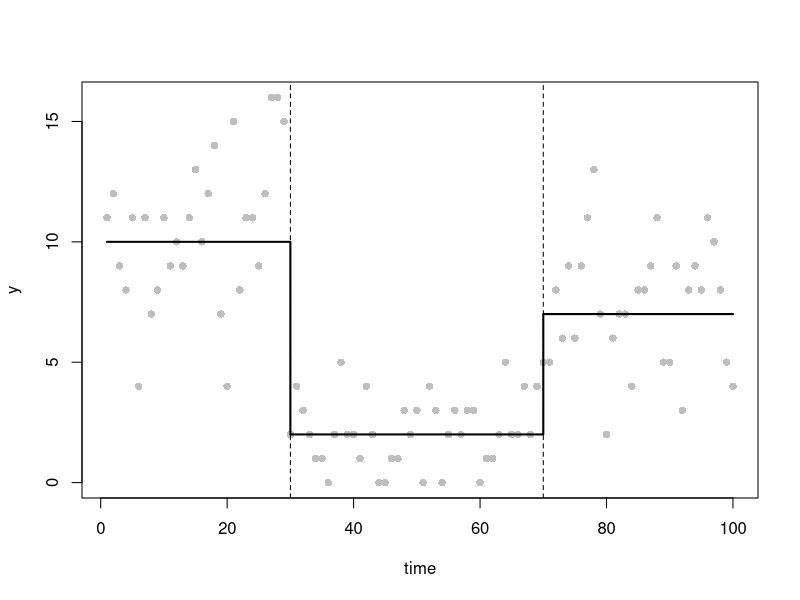
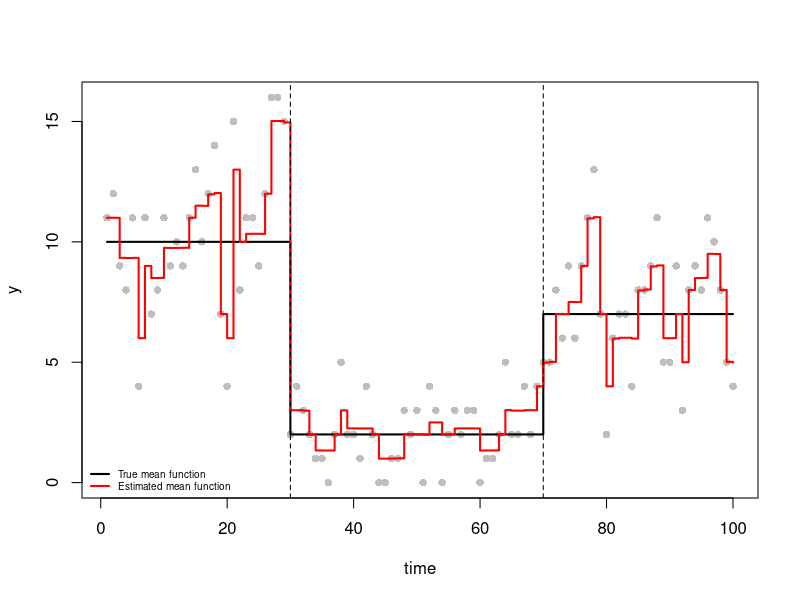
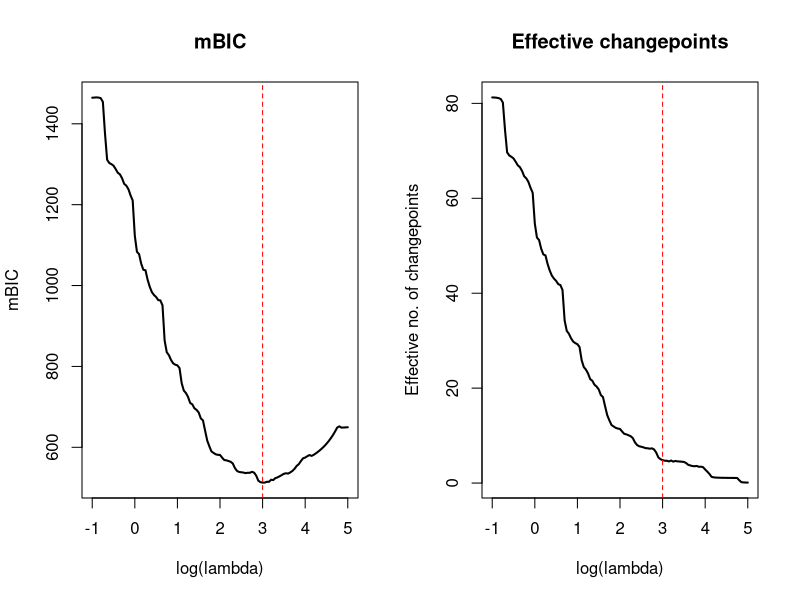
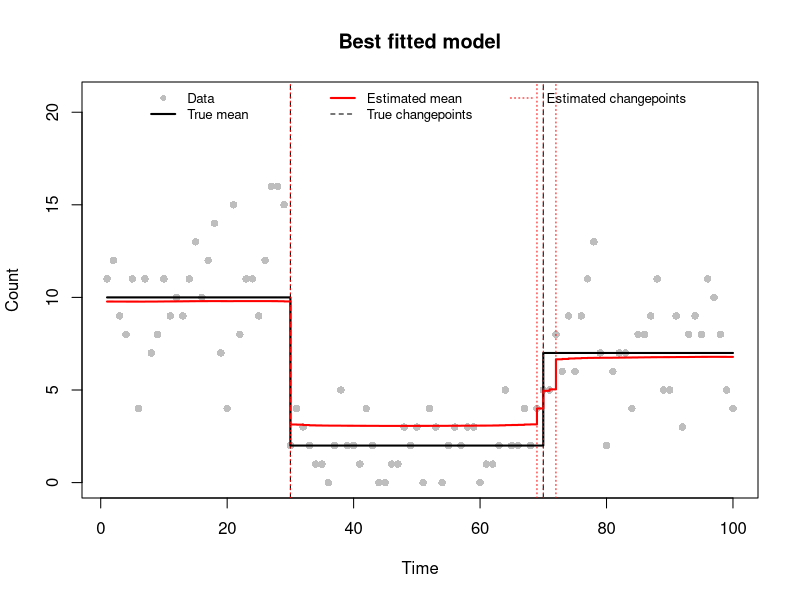
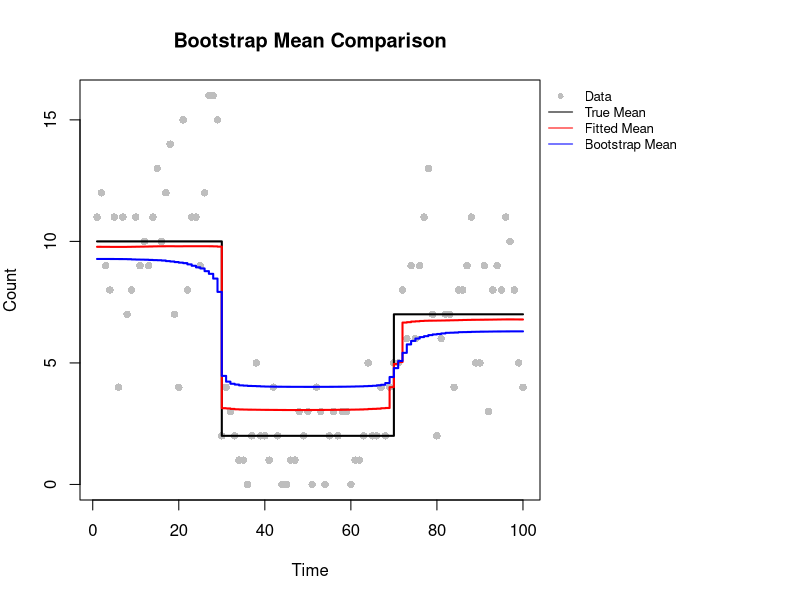
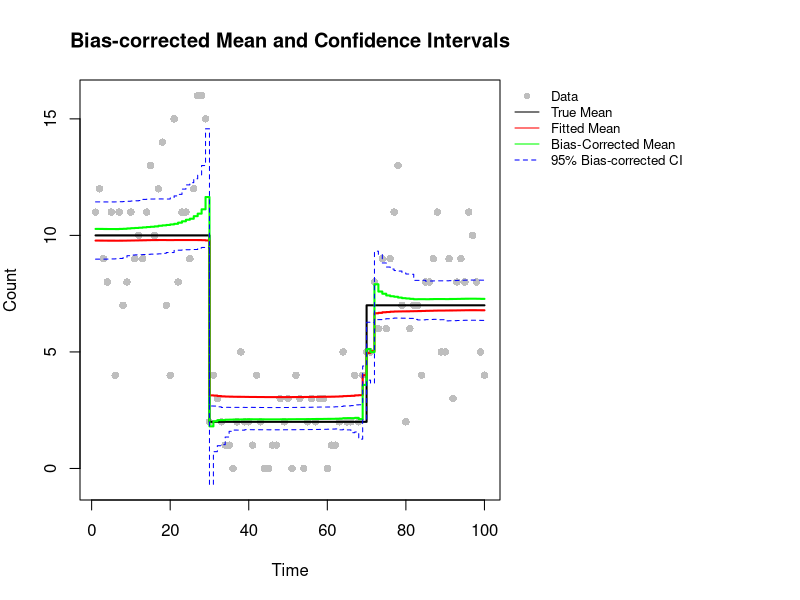

Generate these figures, in order, with R:
# ====================================================================
# Group 7 - Practical 3
# Team Members:
# Jiayi Qu (s2936988)
# Ting Wu (s2988142)
# Zimo Xiao (s2972405)

# GitHub repository:
# https://github.com/extended-statistical-programming/Practical3.git

# Overview:
# This practical estimates changepoints in Poisson count data using
# a smoothed LASSO penalty. We implement the objective, gradient and
# Hessian, and use BFGS optimization to estimate the mean function with
# an initial value of lambda = 1.
# Then we choose the best penalty value by minimizing mBIC and use the
# corresponding fitted model to estimate the mean function and
# effective changepoint positions.
# Parametric bootstrapping is then used to estimate uncertainty associated
# with the mean function from the best fitted model,
# correct bias and construct 95% confidence intervals.

# Contribution Statement:
# All team members contributed roughly equally (~33.3% each).
# 1. Jiayi Qu: Implemented the penalized objective, gradient and
#    Hessian, tested the derivatives and performed the initial fit with
#    lambda = 1. Wrote the overview.
# 2. Ting Wu: Wrote fit_poisson_lasso() to compute the effective
#    number of changepoints and mBIC, ran the lambda grid search
#    and selected the optimal penalty by minimising mBIC.
#    Estimated the number and locations of changepoints and
#    produced the mBIC and best-fit plots.
# 3. Zimo Xiao: Implemented the parametric bootstrap with 200 replications,
#    calculated the bias-corrected mean estimates and 95% basic bootstrap
#    confidence intervals, and produced comparison plots to evaluate the
#    estimation results.

# Collaborative Efforts:
# All parts of the practical were thoroughly discussed as a group.
# Each team member's code was reviewed by the other two after being
# committed to GitHub.

# ============================ FUNCTIONS ==============================
# Functions used throughout the practical: objective, derivatives, 
# derivative tests, and the per-lambda fit used in the grid search.
poisson_lasso_objective <- function(beta,
                                    y,
                                    lambda = 1,
                                    eps = 1e-6) {
  # Evaluate the smoothed LASSO-penalized Poisson objective.
  # Inputs:
  # beta - The parameter vector of length n.
  # y - Observed data vector.
  # lambda - The penalty parameter λ (default: 1).
  # eps - The smoothing parameter ϵ for approximating the absolute function
  # (default: 1e-6).
  # Outputs:
  # The objective value.
  eta <- cumsum(beta)
  # Calculate the negative log-likelihood.
  # lgamma(y + 1) computes more stably than log(factorial(y)).
  nll <- sum(exp(eta) - y * eta + lgamma(y + 1))
  lasso_penalty <- lambda * sum(sqrt(beta[-1]^2 + eps))
  return(nll + lasso_penalty)
}

poisson_lasso_grad <- function(beta,
                               y,
                               lambda = 1,
                               eps = 1e-6) {
  # Evaluate the gradient of the objective with respect to beta.
  # Inputs:
  # beta - The parameter vector of length n.
  # y - Observed data vector.
  # lambda - The penalty parameter λ (default: 1).
  # eps - The smoothing parameter ϵ for approximating the absolute function
  # (default: 1e-6).
  # Outputs:
  # Gradient vector with respect to beta.
  eta <- cumsum(beta)
  mu <- exp(eta)
  grad_nll <- rev(cumsum(rev(mu - y)))
  grad_penalty <- c(0, lambda * beta[-1] / sqrt(beta[-1]^2 + eps))
  return(grad_nll + grad_penalty)
}

first_derivative_test <- function(beta_test, y_test, h = 1e-6) {
  # Test the gradient using finite differences.
  # Inputs:
  # beta_test - The test parameter vector of length n.
  # y_test - The test data vector.
  # h - Finite-difference step size (default: 1e-6).
  # Outputs:
  # The maximum absolute difference between the
  # numerical and analytical gradients.
  grad_fd <- numeric(length(beta_test))
  for (j in seq_along(beta_test)) {
    beta_plus <- beta_test
    beta_minus <- beta_test
    beta_plus[j] <- beta_plus[j] + h
    beta_minus[j] <- beta_minus[j] - h
    C_plus <- poisson_lasso_objective(beta_plus, y_test)
    C_minus <- poisson_lasso_objective(beta_minus, y_test)
    grad_fd[j] <- (C_plus - C_minus) / (2 * h)
  }
  grad_test <- poisson_lasso_grad(beta_test, y_test)
  return(max(abs(grad_fd - grad_test)))
}

poisson_lasso_hess <- function(beta,
                               y,
                               lambda = 1,
                               eps = 1e-6) {
  # Evaluate the Hessian matrix of the objective.
  # Inputs:
  # beta - The parameter vector of length n.
  # y - Observed data vector.
  # lambda - The penalty parameter λ (default: 1).
  # eps - The smoothing parameter ϵ for approximating
  # the absolute function (default: 1e-6).
  # Outputs:
  # Hessian matrix with respect to beta.
  eta <- cumsum(beta)
  mu <- exp(eta)
  # Calculate Hessian of the negative log-likelihood.
  n <- length(beta)
  index <- outer(1:n, 1:n, pmax)
  s <- rev(cumsum(rev(mu)))
  H_nll <- matrix(s[index], n, n)
  # Calculate Hessian of the smoothed LASSO penalty.
  penalty_diag <- c(0, lambda * eps / (beta[-1]^2 + eps)^(3 / 2))
  return(H_nll + diag(penalty_diag))
}

second_derivative_test <- function(beta_test, y_test, h = 1e-6) {
  # Test the Hessian using finite differences.
  # Inputs:
  # beta_test - The test parameter vector of length n.
  # y_test - The test data vector.
  # h - Finite-difference step size (default: 1e-6).
  # Outputs:
  # The maximum absolute difference between the
  # numerical and analytical Hessian matrices.
  n <- length(beta_test)
  H_fd <- matrix(0, n, n)
  for (j in seq_along(beta_test)) {
    beta_plus <- beta_test
    beta_minus <- beta_test
    beta_plus[j] <- beta_plus[j] + h
    beta_minus[j] <- beta_minus[j] - h
    grad_plus <- poisson_lasso_grad(beta_plus, y_test)
    grad_minus <- poisson_lasso_grad(beta_minus, y_test)
    H_fd[, j] <- (grad_plus - grad_minus) / (2 * h)
  }
  H_test <- poisson_lasso_hess(beta_test, y_test)
  return(max(abs(H_fd - H_test)))
}

fit_poisson_lasso <- function(y, lambda, beta_start) {
  # Fit the model for one penalty value and score how good the fit is.
  # Inputs:
  # y - The observed data vector.
  # lambda - The penalty parameter lambda (larger = fewer jumps allowed).
  # beta_start - Starting values for beta (length n).
  # Outputs:
  # A list with:
  # beta - The fitted parameters.
  # mu - The fitted mean at each time point.
  # convergence - 0 if the optimizer reported successful convergence.
  # m_tilde - The effective number of changepoints.
  # mbic - The mBIC score (lower is better).
  
  fit <- optim(par = beta_start,
               fn = poisson_lasso_objective,
               gr = poisson_lasso_grad,
               lambda = lambda,
               y = y,
               method = "BFGS",
               control = list(maxit = 5000, reltol = 1e-9))
  
  # Warn if the optimizer did not finish, as the fit may be unreliable.
  if (fit$convergence != 0)
    warning("BFGS did not converge for lambda = ", signif(lambda, 4))
  
  beta <- fit$par
  mu <- exp(cumsum(beta))
  
  # EDF = trace(H_lambda^{-1} H_0), where H_lambda and H_0 are the Hessians
  # with and without the penalty at the fitted beta. solve(H_lambda, H_0)
  # gives H_lambda^{-1} H_0 and sum(diag(...)) takes its trace.
  # A clear jump contributes about 1 and a jump shrunk to zero about 0.
  # beta_1 (the baseline level) also counts 1, so subtract 1 to get the
  # effective number of changepoints.
  H_lambda <- poisson_lasso_hess(beta, y, lambda = lambda)
  H_0 <- poisson_lasso_hess(beta, y, lambda = 0)
  m_tilde <- sum(diag(solve(H_lambda, H_0))) - 1
  
  # Calculate mBIC using the log-likelihood without the LASSO penalty.
  # This balances goodness of fit against having too many changepoints.
  loglik <- sum(dpois(y, mu, log = TRUE))
  mbic <- 3 * m_tilde * log(length(y)) - 2 * loglik
  
  return(list(beta = beta,
              mu = mu,
              convergence = fit$convergence,
              m_tilde = m_tilde,
              mbic = mbic))
}


# ========================== MAIN ANALYSIS ============================
# Simulate Poisson changepoint data.
set.seed(12345)
n <- 100
time <- 1:n
# cpt positions (with tau_0 and tau_{m+1})
tau_true <- c(1, 30, 70, n + 1)
# number of cpts (m)
m_true <- length(tau_true) - 2
# segment parameters (theta_1, theta_2, theta_3)
theta_true <- c(10, 2, 7)
## mean function
mu_true <- numeric(n)
for (i in seq_along(theta_true))
  mu_true[tau_true[i]:(tau_true[i + 1] - 1)] <- theta_true[i]
y <- rpois(n, lambda = mu_true)
plot(time, y, pch = 16, col = "grey")
lines(mu_true,
      col = "black",
      lwd = 2,
      type = "s")
abline(v = tau_true[-c(1, length(tau_true))], lty = "dashed")

# Check the gradient and Hessian using finite differences.
grad_error <- first_derivative_test(c(log(2), 0, log(5), 0), c(1, 2, 3, 4))
hess_error <- second_derivative_test(c(log(2), 0, log(5), 0), c(1, 2, 3, 4))
print(c(gradient = grad_error, hessian = hess_error))
# The small differences support the analytical derivatives.

# Fit the initial model using BFGS with lambda = 1.
beta_initial <- numeric(n)
beta_initial[1] <- log(mean(y))
fit <- optim(par = beta_initial,
             fn = poisson_lasso_objective,
             gr = poisson_lasso_grad,
             lambda = 1,
             y = y,
             method = "BFGS",
             control = list(maxit = 5000, reltol = 1e-9))
# Check the algorithm convergence and the maximum absolute gradient.
if (fit$convergence != 0)
  warning("Initial BFGS fit did not converge")
max(abs(poisson_lasso_grad(fit$par, y)))
# BFGS converged successfully and the gradient is close to zero.

# Evaluate the mean function from the parameter estimates.
mu_hat <- exp(cumsum(fit$par))
# Plot the data (y) and add both the true (mu_true) and
# estimated (mu_hat) mean functions.
# The diagram shows that the estimated mean function
# captures the main changes near times 30 and 70,
# with some fluctuations within each segment.
plot(time, y, pch = 16, col = "grey")
lines(mu_true,
      col = "black",
      lwd = 2,
      type = "s")
lines(mu_hat,
      col = "red",
      lwd = 2,
      type = "s")
abline(v = tau_true[-c(1, length(tau_true))], lty = "dashed")
legend("bottomleft",
       legend = c("True mean function", "Estimated mean function"),
       col = c("black", "red"),
       lwd = 2,
       bty = "n",
       cex = 0.6)

# Try a grid of lambda values and choose the one with the lowest mBIC.
log_lambda <- seq(-1, 5, by = 0.05)
len_log_lambda <- length(log_lambda)
mbic <- numeric(len_log_lambda)
m_tilde <- numeric(len_log_lambda)
convergence <- numeric(len_log_lambda)

beta_start <- beta_initial
best_fit <- NULL

# Record the time taken for the grid search.
grid_time <- system.time(
  for (i in seq_along(log_lambda)) {
    grid_fit <- fit_poisson_lasso(y,
                                  exp(log_lambda[i]),
                                  beta_start)
    
    mbic[i] <- grid_fit$mbic
    m_tilde[i] <- grid_fit$m_tilde
    convergence[i] <- grid_fit$convergence
    
    # Remember the best fit so far, so Part 5 can reuse it.
    # Update only on a strictly smaller mBIC, so ties keep the first
    # minimum, matching which.min() below.
    if (i == 1 || mbic[i] < min(mbic[seq_len(i - 1)]))
      best_fit <- grid_fit
    
    # Start the next fit from the current solution to save time.
    beta_start <- grid_fit$beta
  }
)

# Check the elapsed time.
grid_time["elapsed"]

# Check whether every fit converged successfully.
all(convergence == 0)

# Select the lambda value with the smallest mBIC.
lambda_hat <- exp(log_lambda[which.min(mbic)])
lambda_hat

# All fits reported convergence. The selected lambda lies
# inside the search grid rather than at its boundaries.

# Plot mBIC and the effective number of changepoints against log(lambda).
par(mfrow = c(1, 2))

plot(log_lambda,
     mbic,
     type = "l",
     lwd = 2,
     xlab = "log(lambda)",
     ylab = "mBIC",
     main = "mBIC")

abline(v = log(lambda_hat),
       lty = "dashed",
       col = "red")

plot(log_lambda,
     m_tilde,
     type = "l",
     lwd = 2,
     xlab = "log(lambda)",
     ylab = "Effective no. of changepoints",
     main = "Effective changepoints")

abline(v = log(lambda_hat),
       lty = "dashed",
       col = "red")

par(mfrow = c(1, 1))

# Small lambda values allow many changepoints, while large lambda values
# penalise changes more strongly and therefore give fewer changepoints.
# The red dashed line marks the selected lambda.

# Use the best fit to estimate the changepoints.
# best_fit is the converged fit already obtained at lambda_hat in Part 4,
# so it is reused here instead of running optim() again.
best_fit$convergence

beta_hat <- best_fit$beta
mu_hat <- best_fit$mu

# Estimate the number of changepoints by rounding m_tilde down.
m_hat <- floor(best_fit$m_tilde)

# Select the m_hat largest absolute jumps, excluding beta_1.
# Add 1 to convert their indices back to time points.
# seq_len(m_hat) also handles the case of no changepoints.
tau_hat <- sort(
  order(abs(beta_hat[-1]), decreasing = TRUE)[seq_len(m_hat)] + 1
)

if (m_hat == 0)
  message("No changepoints detected at lambda_hat.")

# Display the effective and estimated numbers of changepoints.
c(m_tilde = best_fit$m_tilde,
  m_hat = m_hat)

# Display the estimated changepoint locations.
tau_hat
# Four changepoints are estimated, at times 30, 69, 70 and 72
# (truth: 30 and 70). The first true changepoint is recovered exactly;
# near the second, several adjacent changepoints are estimated.


# Plot the data, true and estimated mean functions, and changepoints.
plot(time,
     y,
     pch = 16,
     col = "grey",
     ylim = c(0, 1.3 * max(y)),
     xlab = "Time",
     ylab = "Count",
     main = "Best fitted model")

# True mean function.
lines(mu_true,
      col = "black",
      lwd = 2,
      type = "s")

# Estimated mean function.
lines(mu_hat,
      col = "red",
      lwd = 2,
      type = "s")

# True changepoints.
abline(v = tau_true[-c(1, length(tau_true))],
       lty = "dashed")

# Estimated changepoints.
abline(v = tau_hat,
       lty = "dotted",
       col = "red")

legend("top",
       legend = c("Data",
                  "True mean",
                  "Estimated mean",
                  "True changepoints",
                  "Estimated changepoints"),
       col = c("grey",
               "black",
               "red",
               "black",
               "red"),
       pch = c(16, NA, NA, NA, NA),
       lty = c(NA, 1, 1, 2, 3),
       lwd = c(NA, 2, 2, 1, 1),
       ncol = 3,
       bty = "n",
       cex = 0.8)

# Parametric bootstrap and uncertainty estimation.
set.seed(55555)
b <- 200
# Cap the total number of fitting attempts so the loop always terminates.
max_attempts <- 1000
# Initialize storage for bootstrap estimates.
sample_matrix <- matrix(data = NA, nrow = b, ncol = n)

i <- 1
j <- 0
while (i <= b && j < max_attempts) {
  # Repeat until b converged bootstrap fits are obtained,
  # or until max_attempts fits have been tried.
  # Simulate Poisson data using the fitted mean.
  y_sim <- rpois(n, mu_hat)
  fit_boot <- optim(
    par = beta_hat,
    fn = poisson_lasso_objective,
    gr = poisson_lasso_grad,
    y = y_sim,
    lambda = lambda_hat,
    method = "BFGS",
    control = list(maxit = 5000, reltol = 1e-9)
  )
  # Store the fitted mean only if BFGS reports convergence.
  if (fit_boot$convergence == 0) {
    eta <- cumsum(fit_boot$par)
    mu <- exp(eta)
    sample_matrix[i, ] <- mu
    i <- i + 1
  }
  # Count all fitting attempts.
  j <- j + 1
}

# Stop if fewer than b bootstrap fits converged.
n_success <- i - 1
if (n_success < b) {
  stop("Only ", n_success, " of ", b,
      " bootstrap fits converged within ", max_attempts, " attempts.")
}
  
# Count the bootstrap fits that did not converge.
# All 200 fits converged in the test using seed 55555.
fail_fits <- j - n_success
print(fail_fits)

# Average the bootstrap estimates at each time point.
colmean <- colMeans(sample_matrix)

# Compare the true, fitted and bootstrap-average mean by plotting a graph.
par(mar = c(5, 4, 4, 13))
plot(time, y,
     main = "Bootstrap Mean Comparison",
     ylim = range(c(y, mu_true, mu_hat, colmean)),
     pch = 16,
     col = "grey",
     xlab = "Time",
     ylab = "Count")
lines(time, mu_true,
      type = "s",
      col = "black",
      lwd = 2)
lines(time, mu_hat,
      type = "s",
      col = "red",
      lwd = 2)
lines(time, colmean,
      type = "s",
      col = "blue",
      lwd = 2)
legend("topright",
       inset = c(-0.31, 0),
       legend = c("Data", "True Mean",
                  "Fitted Mean", "Bootstrap Mean"),
       col = c("grey", "black", "red", "blue"),
       pch = c(16, NA, NA, NA),
       lty = c(NA, 1, 1, 1),
       xpd = NA,
       bty = "n",
       cex = 0.8)
print(mean(abs(mu_hat - mu_true)))
print(mean(abs(colmean - mu_true)))
# The fitted mean captures the main changes near times 30 and 70.
# The bootstrap average is smoother near the changepoints
# and deviates further from the true mean in parts of the series.
# This reflects bias from penalisation and
# motivates the bootstrap bias correction.

# Correct the fitted mean using the bootstrap bias estimate.
correctmu <- 2 * mu_hat - colmean

# Compute the pointwise 95% basic bootstrap confidence intervals.
CI <- apply(sample_matrix, 2, FUN = quantile, probs = c(0.025, 0.975))
QL <- CI[1, ]
QU <- CI[2, ]
CQL <- 2 * mu_hat - QU
CQU <- 2 * mu_hat - QL

# Check that the lower bounds do not exceed the upper bounds.
print(all(CQL <= CQU))

# Compare the true, fitted and bias-corrected mean functions.
# Add the pointwise 95% confidence bounds.
par(mar = c(5, 4, 4, 15))
plot(time, y,
     main = "Bias-corrected Mean and Confidence Intervals",
     ylim = range(c(y, mu_true, mu_hat,
                    correctmu, CQL, CQU)),
     pch = 16,
     col = "grey",
     xlab = "Time",
     ylab = "Count")
lines(time, mu_true,
      type = "s",
      col = "black",
      lwd = 2)
lines(time, mu_hat,
      type = "s",
      col = "red",
      lwd = 2)
lines(time, correctmu,
      type = "s",
      col = "green",
      lwd = 2)
lines(time, CQL,
      type = "s",
      col = "blue",
      lty = 2)
lines(time, CQU,
      type = "s",
      col = "blue",
      lty = 2)
legend("topright",
       inset = c(-0.45, 0),
       legend = c("Data", "True Mean", "Fitted Mean",
                  "Bias-Corrected Mean",
                  "95% Bias-corrected CI"),
       col = c("grey", "black", "red", "green", "blue"),
       pch = c(16, NA, NA, NA, NA),
       lty = c(NA, 1, 1, 1, 2),
       xpd = NA,
       bty = "n",
       cex = 0.8)
# Bias correction may overshoot near changepoints when
# the bootstrap average differs substantially from the fitted mean.


print(sum(CQL < 0))
# The basic bootstrap CI has one negative lower bound,
# although the Poisson mean must be positive.
# This illustrates a limitation of the interval method.

print(mean(abs(correctmu - mu_true)))
# Bias correction reduces the MAE for this simulated dataset.
